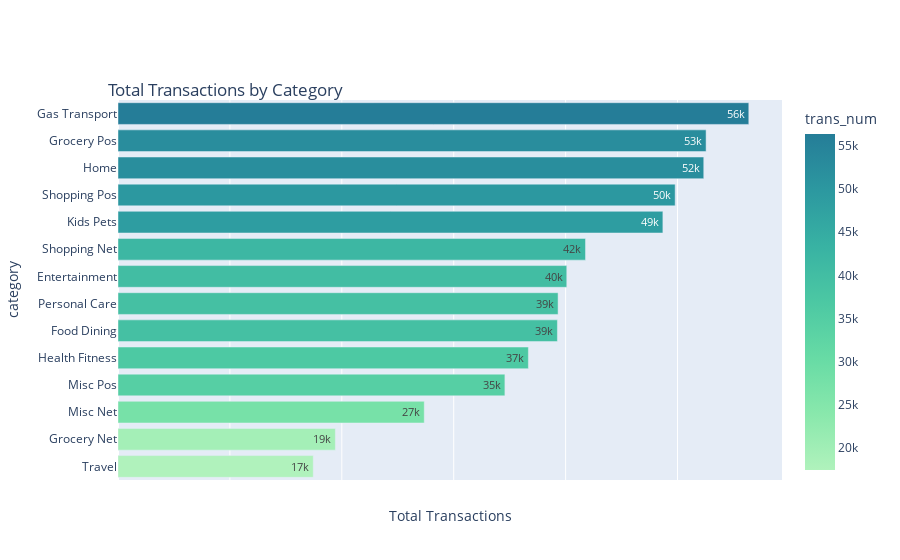

The notebook cell this image was saved under:
### Markdown cell above
### Bar Visuals: Preparation & Formatting

### Code cell
# To create the H-Barchart we just need to group by a certain "categorical" column and count the transactions to show the summary
    # * To include descending/ascending order we just have to apply the simple logic based on RadioItems
    #NOTE: Descending order in H-Barchart:  ascending = True
    #NOTE: We will have to make the y axis dynamic by the category
px.bar(
    fraud_df.groupby("category", as_index=False)["trans_num"].count().sort_values(by="trans_num", ascending=True),
    x="trans_num",
    y="category",
    color="trans_num",
    color_continuous_scale="Tealgrn",
    text_auto='.2s',
    title="Total Transactions by Category"
).update_xaxes(
    showline=False, tickfont_color='rgba(0, 0, 0, 0)',
    title ="Total Transactions"
).update_layout(
    title = {
        'x': 0.12,
        'y': .85
        }
)

### Figure 1 — Plotly figure (JSON) as saved in the notebook; plotly's stock layout.template omitted (floating-point values rounded to 4 significant figures)
{"data": [{"alignmentgroup": "True", "hovertemplate": "trans_num=%{marker.color}<br>category=%{y}<extra></extra>", "legendgroup": "", "marker": {"color": [17449, 19426, 27367, 34574, 36674, 39268, 39327, 40104, 41779, 48692, 49791, 52345, 52553, 56370], "coloraxis": "coloraxis", "pattern": {"shape": ""}}, "name": "", "offsetgroup": "", "orientation": "h", "showlegend": false, "textposition": "auto", "texttemplate": "%{x:.2s}", "type": "bar", "x": [17449, 19426, 27367, 34574, 36674, 39268, 39327, 40104, 41779, 48692, 49791, 52345, 52553, 56370], "xaxis": "x", "y": ["Travel", "Grocery Net", "Misc Net", "Misc Pos", "Health Fitness", "Food Dining", "Personal Care", "Entertainment", "Shopping Net", "Kids Pets", "Shopping Pos", "Home", "Grocery Pos", "Gas Transport"], "yaxis": "y"}], "layout": {"barmode": "relative", "coloraxis": {"colorbar": {"title": {"text": "trans_num"}}, "colorscale": [[0, "rgb(176, 242, 188)"], [0.1667, "rgb(137, 232, 172)"], [0.3333, "rgb(103, 219, 165)"], [0.5, "rgb(76, 200, 163)"], [0.6667, "rgb(56, 178, 163)"], [0.8333, "rgb(44, 152, 160)"], [1, "rgb(37, 125, 152)"]]}, "legend": {"tracegroupgap": 0}, "title": {"text": "Total Transactions by Category", "x": 0.12, "y": 0.85}, "xaxis": {"anchor": "y", "domain": [0, 1], "showline": false, "tickfont": {"color": "rgba(0, 0, 0, 0)"}, "title": {"text": "Total Transactions"}}, "yaxis": {"anchor": "x", "domain": [0, 1], "title": {"text": "category"}}}}
